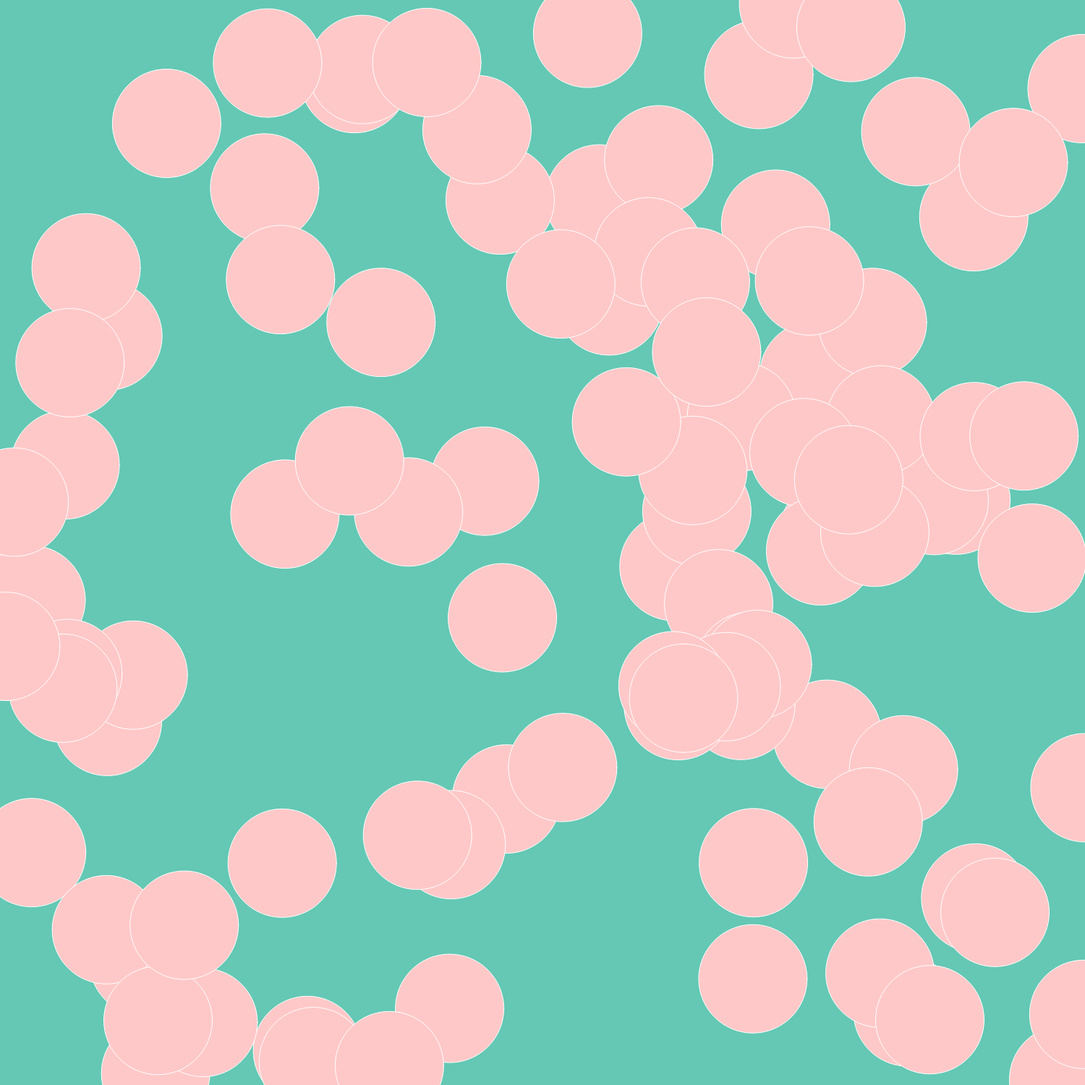
Frame 1 (no input)
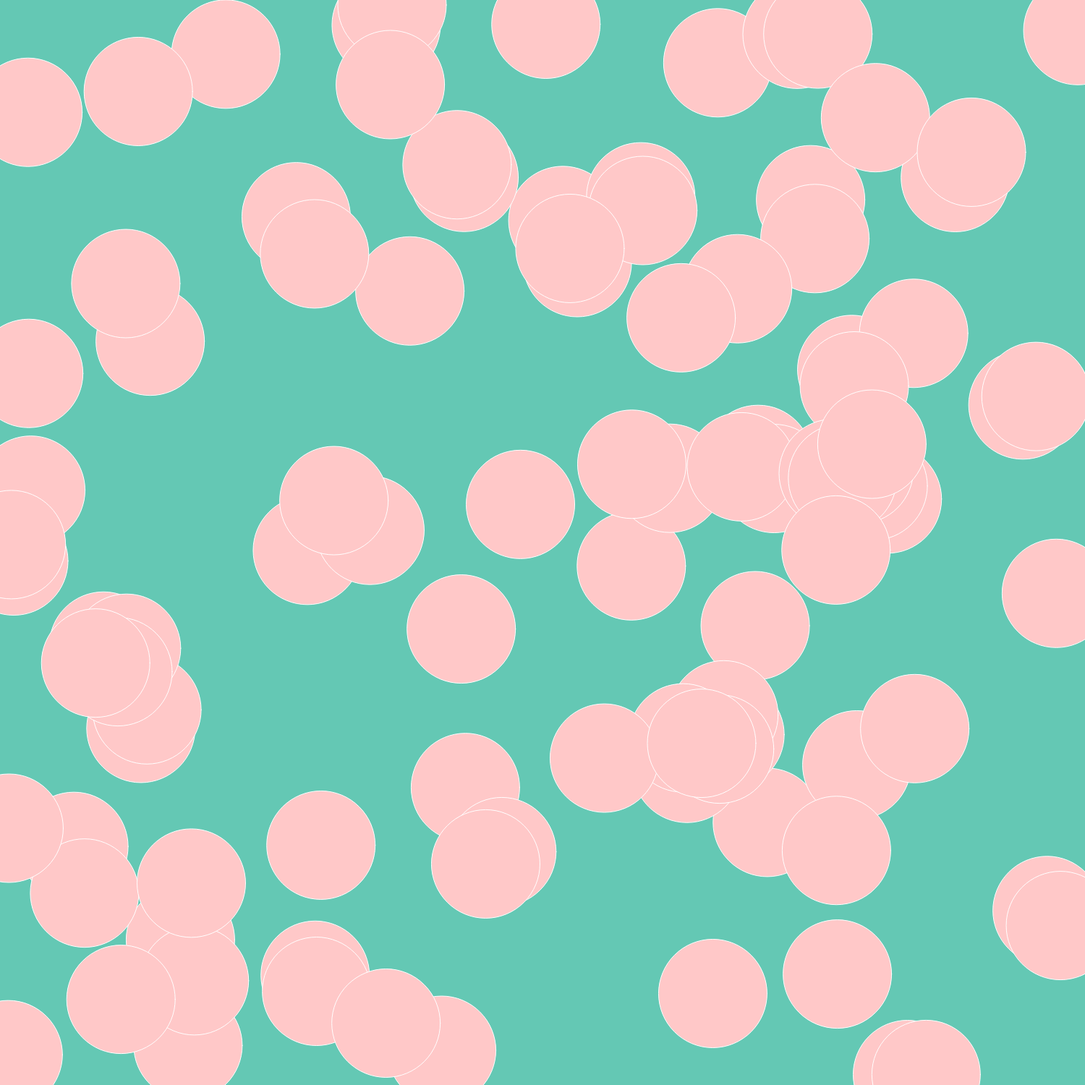
Frame 60 (no input)
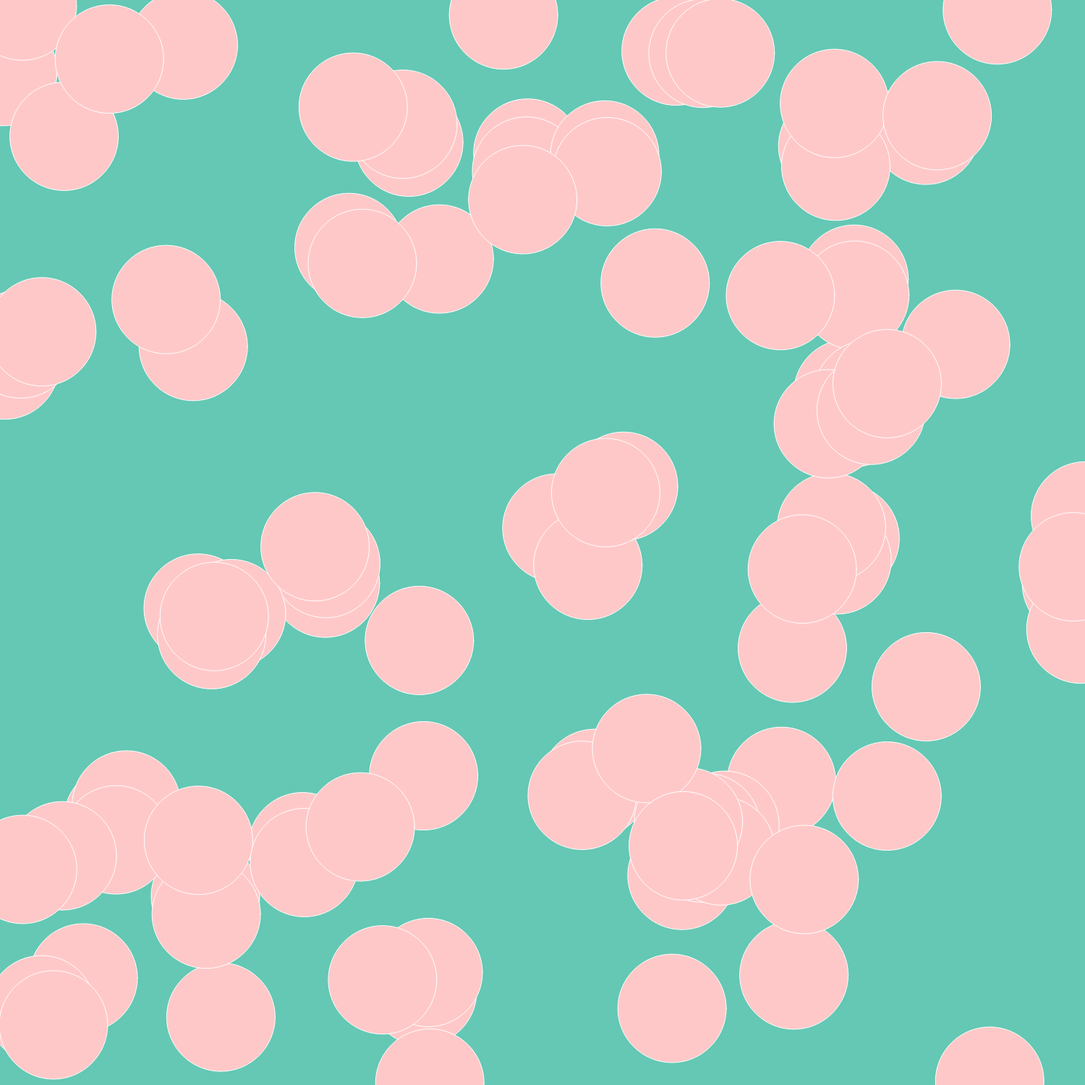
Frame 120 (the mouse pressed at the canvas centre since frame 60)

The p5.js sketch that drew these frames (run headless with seeded random() and noise() and a simulated clock; from frame 60 on, the mouse is pressed at the canvas centre):

// p5.js sketch
// ── sketch.js
/*
 * @name Flocking
 * @description Demonstration of <a href="http://www.red3d.com/cwr/">Craig Reynolds' "Flocking" behavior</a>.<br>
 * (Rules: Cohesion, Separation, Alignment.)<br>
 * From <a href="http://natureofcode.com">natureofcode.com</a>.
 */
let boids = [];

function setup() {
  createCanvas(1500, 1500);

  // Add an initial set of boids into the system
  for (let i = 0; i < 100; i++) {
    boids[i] = new Boid(random(width), random(height));
  }
}

function draw() {
  background(100, 200, 180);
  // Run all the boids
  for (let i = 0; i < boids.length; i++) {
    boids[i].run(boids);
  }
}

// Boid class
// Methods for Separation, Cohesion, Alignment added
class Boid {
  constructor(x, y) {
    this.acceleration = createVector(0, 0);
    this.velocity = p5.Vector.random2D();
    this.position = createVector(x, y);
    this.r = 3.0;
    this.maxspeed = 3;    // Maximum speed
    this.maxforce = 0.05; // Maximum steering force
  }

  run(boids) {
    this.flock(boids);
    this.update();
    this.borders();
    this.render();
  }
  
  // Forces go into acceleration
  applyForce(force) {
    this.acceleration.add(force);
  }
  
  // We accumulate a new acceleration each time based on three rules
  flock(boids) {
    let sep = this.separate(boids); // Separation
    let ali = this.align(boids);    // Alignment
    let coh = this.cohesion(boids); // Cohesion
    // Arbitrarily weight these forces
    sep.mult(2.5);
    ali.mult(1.0);
    coh.mult(1.0);
    // Add the force vectors to acceleration
    this.applyForce(sep);
    this.applyForce(ali);
    this.applyForce(coh);
  }
  
  // Method to update location
  update() {
    // Update velocity
    this.velocity.add(this.acceleration);
    // Limit speed
    this.velocity.limit(this.maxspeed);
    this.position.add(this.velocity);
    // Reset acceleration to 0 each cycle
    this.acceleration.mult(0);
  }
  
  // A method that calculates and applies a steering force towards a target
  // STEER = DESIRED MINUS VELOCITY
  seek(target) {
    let desired = p5.Vector.sub(target, this.position); // A vector pointing from the location to the target
    // Normalize desired and scale to maximum speed
    desired.normalize();
    desired.mult(this.maxspeed);
    // Steering = Desired minus Velocity
    let steer = p5.Vector.sub(desired, this.velocity);
    steer.limit(this.maxforce); // Limit to maximum steering force
    return steer;
  }
  
  // Draw boid as a circle
  render() {
    fill(400, 200,200);
    stroke(400);
    ellipse(this.position.x, this.position.y, 150, 150);
  }
  
  // Wraparound
  borders() {
    if (this.position.x < -this.r) this.position.x = width + this.r;
    if (this.position.y < -this.r) this.position.y = height + this.r;
    if (this.position.x > width + this.r) this.position.x = -this.r;
    if (this.position.y > height + this.r) this.position.y = -this.r;
  }
  
  // Separation
  // Method checks for nearby boids and steers away
  separate(boids) {
    let desiredseparation = 25.0;
    let steer = createVector(0, 0);
    let count = 0;
    // For every boid in the system, check if it's too close
    for (let i = 0; i < boids.length; i++) {
      let d = p5.Vector.dist(this.position, boids[i].position);
      // If the distance is greater than 0 and less than an arbitrary amount (0 when you are yourself)
      if ((d > 0) && (d < desiredseparation)) {
        // Calculate vector pointing away from neighbor
        let diff = p5.Vector.sub(this.position, boids[i].position);
        diff.normalize();
        diff.div(d); // Weight by distance
        steer.add(diff);
        count++; // Keep track of how many
      }
    }
    // Average -- divide by how many
    if (count > 0) {
      steer.div(count);
    }
  
    // As long as the vector is greater than 0
    if (steer.mag() > 0) {
      // Implement Reynolds: Steering = Desired - Velocity
      steer.normalize();
      steer.mult(this.maxspeed);
      steer.sub(this.velocity);
      steer.limit(this.maxforce);
    }
    return steer;
  }
  
  // Alignment
  // For every nearby boid in the system, calculate the average velocity
  align(boids) {
    let neighbordist = 50;
    let sum = createVector(0, 0);
    let count = 0;
    for (let i = 0; i < boids.length; i++) {
      let d = p5.Vector.dist(this.position, boids[i].position);
      if ((d > 0) && (d < neighbordist)) {
        sum.add(boids[i].velocity);
        count++;
      }
    }
    if (count > 0) {
      sum.div(count);
      sum.normalize();
      sum.mult(this.maxspeed);
      let steer = p5.Vector.sub(sum, this.velocity);
      steer.limit(this.maxforce);
      return steer;
    } else {
      return createVector(0, 0);
    }
  }
  
  // Cohesion
  // For the average location (i.e. center) of all nearby boids, calculate steering vector towards that location
  cohesion(boids) {
    let neighbordist = 50;
    let sum = createVector(0, 0); // Start with empty vector to accumulate all locations
    let count = 0;
    for (let i = 0; i < boids.length; i++) {
      let d = p5.Vector.dist(this.position, boids[i].position);
      if ((d > 0) && (d < neighbordist)) {
        sum.add(boids[i].position); // Add location
        count++;
      }
    }
    if (count > 0) {
      sum.div(count);
      return this.seek(sum); // Steer towards the location
    } else {
      return createVector(0, 0);
    }
  }  
}
